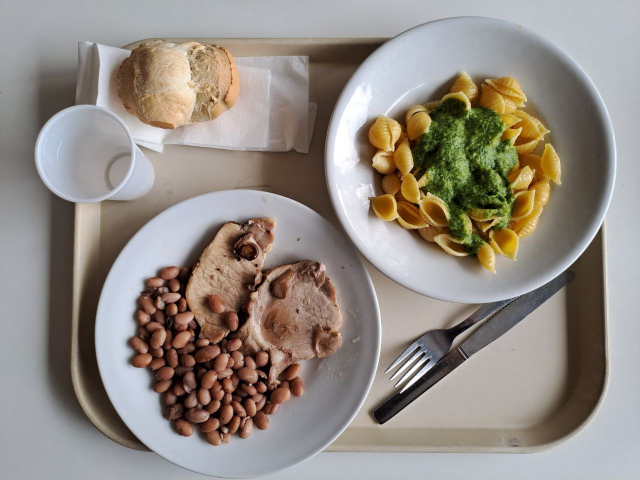
//> input picture inputs/Food_leftover_dataset/tray1/food_image.jpg, 1280 x 960 px (shown at 1/2 size); its folder holds only this picture in this run
$ ./threshTester   (built with g++ and OpenCV 4)
//> lines starting //> are read from the running program, lines starting //| are printed output that depends on the picture; after the words box and inside, x2 and y2 are one past the last pixel; in counts of white or black regions, pixels touching at a corner belong together
#include <opencv2/highgui.hpp>
#include <opencv2/imgproc.hpp>
#include <iostream>

using namespace cv;
using namespace std;

vector<Vec3f> circles;
vector<Mat> plates_roi;
const char* window_name1 = "Thresh: ";
int tVal = 40;
int tMax = 255;

int NUM = 5;
int OFFSET = 0;

static void thresh(int, void*) {
    for(int i = NUM*OFFSET; i < plates_roi.size() && i <NUM+NUM*OFFSET; i++) {
        Mat bw;
        cvtColor(plates_roi[i], bw, COLOR_BGR2HSV);
        extractChannel(bw, bw, 1);
        imshow("Gamma pre thresh "+ to_string(i+1), bw);
        moveWindow("Gamma pre thresh "+ to_string(i+1), 440*(i-NUM*OFFSET), 500);

        threshold(bw, bw, tVal, 255, THRESH_BINARY); //Better threshold here to discard empty plates
        imshow("Binary Image "+to_string(i+1), bw);
        moveWindow("Binary Image "+to_string(i+1), 440*(i-NUM*OFFSET), 10);
    }
}

#include <opencv2/core/utils/filesystem.hpp>

int main(int argc, char **argv){
    vector<string> paths;
    glob("/home/francesco/Scaricati/Food_leftover_dataset/*.jpg", paths, true);

    for (int i = 0; i < paths.size(); i++) {
        cout<<paths[i]<<"\n";
    }

    for(int j = 0; j < paths.size(); j++) {
        Mat src = imread(paths[j]);
//> src is the input picture: 960 rows x 1280 cols, CV_8UC3; mean B, G, R 131.3, 139.1, 147.3
        if(!src.data){  cout << "An error occured while loading the image." << endl; return -1; }
        Mat src_gray;
        cvtColor(src, src_gray, COLOR_BGR2GRAY);
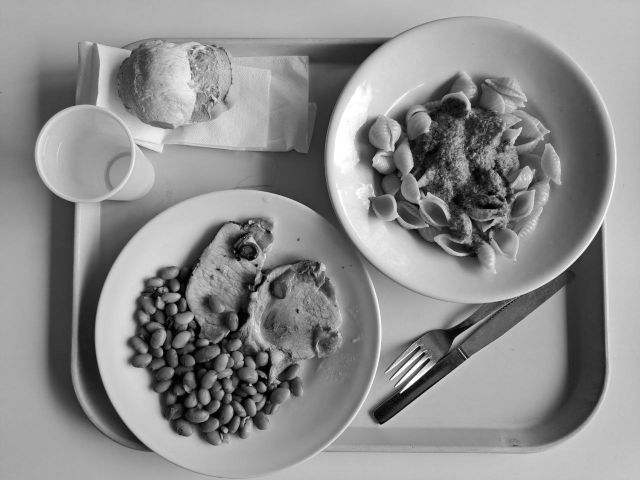
//> src_gray: 960 rows x 1280 cols, CV_8UC1 (shown at 1/2 size); min 0, max 255, mean 140.7

        //Gaussian Blur for nois removal
        GaussianBlur(src_gray, src_gray, Size(3,3), 1);

        Mat dst = src.clone();
        HoughCircles(src_gray, circles, HOUGH_GRADIENT_ALT, 1, src_gray.rows/16, 300, 0.9, 200);
//> circles = 2 circles (x, y, radius): [943, 320, 286.9], [475, 668, 287.1]

        //Compute regions of interest
        //A center is a triplet of [x,y,radius]
        for(size_t i = 0; i < circles.size(); i++){
            //Get the rect containing the circle
            Point center(circles[i][0], circles[i][1]);
            int radius = round(circles[i][2]);

            int a = (center.x > radius) ? center.x-radius : 0;
            int b = (center.y > radius) ? center.y-radius : 0;
            int width = (a+radius*2 < src.cols) ? radius*2 : src.cols-a;
            int heigth = (b+radius*2 < src.rows) ? radius*2 : src.rows-b;
            Rect r = Rect(a, b, width, heigth);

            //obtain ROI
            Mat roi(src, r);
            Mat mask(roi.size(), roi.type(), Scalar::all(255));
            // with a white, filled circle in it:
            circle(mask, Point(0.75*radius,0.75*radius), 0.75*radius, Scalar::all(255), -1);

            // combine roi & mask:
            Mat plate = roi & mask;

            //add roi to the vector
            plates_roi.push_back(plate);
        }
//> this loop made 2 passes
//> (center, radius, a, b, width, heigth) on passes 1 to 2: (Point(943, 320), 287, 656, 33, 574, 574), (Point(475, 668), 287, 188, 381, 574, 574)
//> pass 1, `Mat roi(src, r);`:
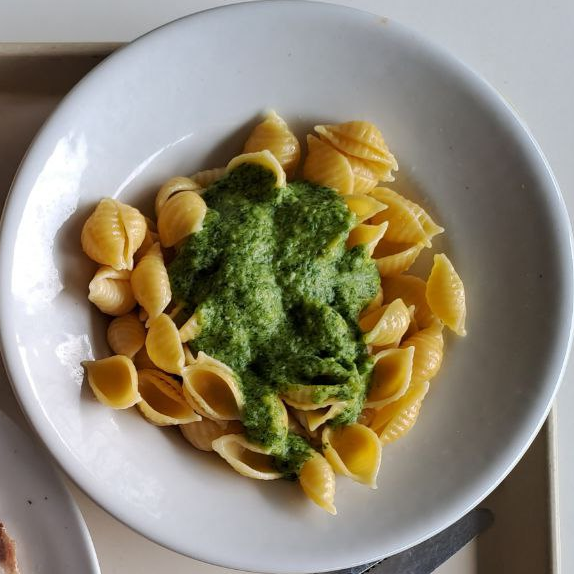
//> roi: 574 rows x 574 cols, CV_8UC3; mean B, G, R 115.7, 135.2, 142.8
//> pass 2, `Mat roi(src, r);`:
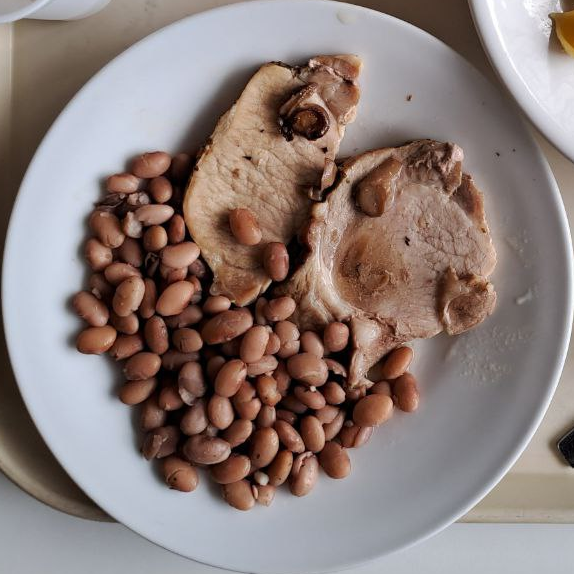
//> roi: 574 rows x 574 cols, CV_8UC3; mean B, G, R 122.4, 126.3, 141.3
    }

    namedWindow(window_name1, WINDOW_AUTOSIZE);
    createTrackbar("Threshold:", window_name1, &tVal, tMax, thresh);

    waitKey(0);
//> the loop in thresh, `for(int i = NUM*OFFSET; i < plates_roi.size() && i <NUM+NUM*OFFSET; i++)` made 4 passes
//> pass 1, in thresh, `extractChannel(bw, bw, 1);`:
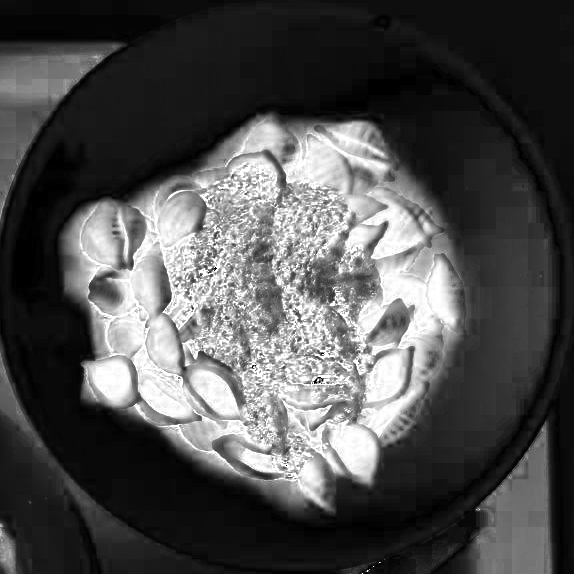
//> bw: 574 rows x 574 cols, CV_8UC1; min 0, max 255, mean 78.6
//> pass 1, in thresh, `threshold(bw, bw, tVal, 255, THRESH_BINARY);`:
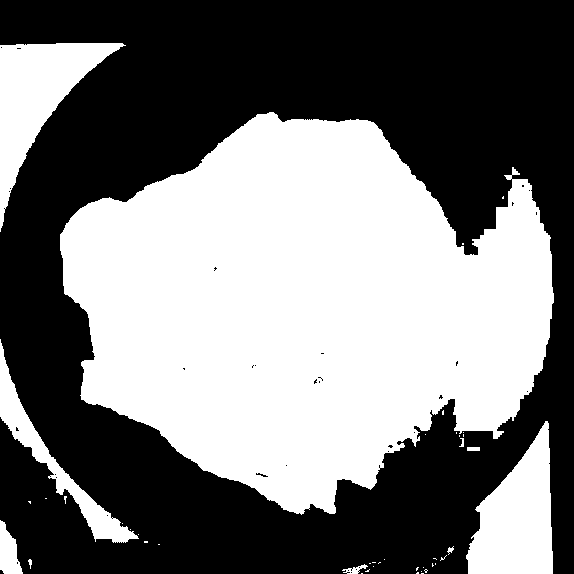
//> bw: 574 rows x 574 cols, CV_8UC1; 47% white; 43 white regions (33 under 20 px), largest, box (x1, y1, x2, y2) and area: (60, 112, 554, 515) 133065, (0, 43, 126, 232) 8391, (466, 421, 553, 574) 8283

    return 0;
}
